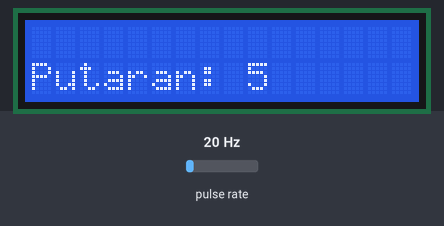
Recording of a sketch running on a simulated Arduino Uno, built with avr-gcc and run on an emulated ATmega328P. Parts: 16×2 character LCD. Wiring (inferred from the names in the program): pulse sensor: data pin 2. Inputs (shaded band) come from the test bench; at power-on: pulse rate 20 Hz.

Above: at 1.2 s.
1.3 s: pulse rate (sensor on pin 2) set to 50 Hz
4.0 s: pulse rate (sensor on pin 2) set to 150 Hz
At 5.38 s:
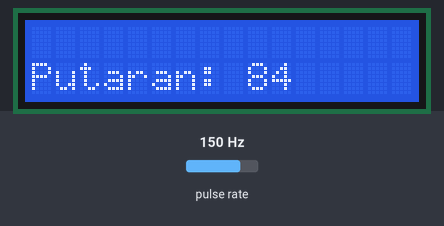
6.7 s: pulse rate (sensor on pin 2) set to 4 Hz
At 7.2 s:
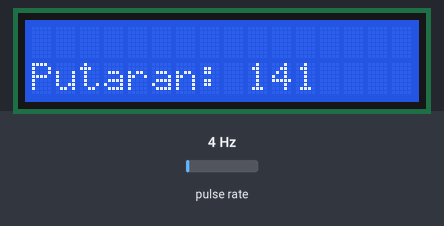
Timing chart, 0 to 9.7 s (numbered marks = the images above; inputs shaded):
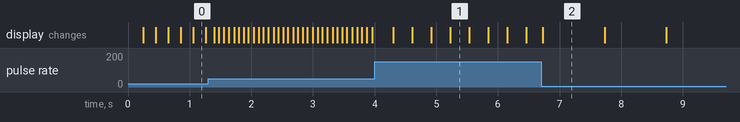

Measured:
- what the display in image 2 shows lasts 1.0 s, from 6.7 s to 7.7 s

The sketch:

sketch_aug22a.ino
```cpp
#include <Wire.h> // Library for I2C communication
#include <SPI.h>  // not used here, but needed to prevent a RTClib compile error
#include "RTClib.h"
#include <LiquidCrystal_I2C.h> // Library for LCD
LiquidCrystal_I2C lcd = LiquidCrystal_I2C(0x27, 16, 2);
#define sensor 2
boolean kondisi = false;
int rpm = 0;

RTC_DS1307 RTC;     // Setup an instance of DS1307 naming it RTC

void setup ()
{
  Serial.begin(9600);
  lcd.begin();
  lcd.backlight();
  lcd.setCursor(0, 0);
  lcd.print("Speed Sensor");
  lcd.setCursor(0, 1);

  //lcd.print("Test");

//  delay(1000);
  lcd.clear();
}

void loop () {
   pinMode(sensor, INPUT);
  attachInterrupt(digitalPinToInterrupt(sensor), hitung_putaran, RISING);
int hasil;
lcd.setCursor(0, 1);
  lcd.print("Putaran: ");
  if(rpm%2==0){
//    Serial.println("ok");
  }
  hasil=rpm/2;
  lcd.print(hasil);

//  cetak();
//  DateTime now = RTC.now();
//
//  Serial.print(now.year(), DEC);
//  Serial.print('/');
//  Serial.print(now.month(), DEC);
//  Serial.print('/');
//  Serial.print(now.day(), DEC);
//  Serial.print(' ');
//  Serial.print(now.hour(), DEC);
//  Serial.print(':');
//  Serial.print(now.minute(), DEC);
//  Serial.print(':');
//  Serial.print(now.second(), DEC);
//  Serial.println();
//
//
//  lcd.setCursor(0, 0);
//  lcd.print("Date: ");
//  lcd.setCursor(0, 1);
//  lcd.print("Time: ");
//
//  lcd.setCursor(6, 0);
//  lcd.print(now.year(), DEC);
//  lcd.print(":");
//  lcd.print(now.month(), DEC);
//  lcd.print(":");
//  lcd.print(now.day(), DEC);
//
//  lcd.setCursor(6, 1);
//  lcd.print(now.hour(), DEC);
//  lcd.print(":");
//  lcd.print(now.minute(), DEC);
//  lcd.print(":");
//  lcd.print(now.second(), DEC);
//  delay(1000);

}

int hasil;
void cetak() {
  lcd.setCursor(0, 1);
  lcd.print("Putaran: ");
  if(rpm%2==0){
//    Serial.println("ok");
  }
  hasil=rpm/2;
  lcd.print(hasil);
//   Serial.println(hasil);
}

void hitung_putaran() {
  if(kondisi){
    kondisi = false;
    rpm++;
    //Serial.println(kondisi);
//    Serial.println(rpm);

  }
  else
  kondisi = true;
}
```
